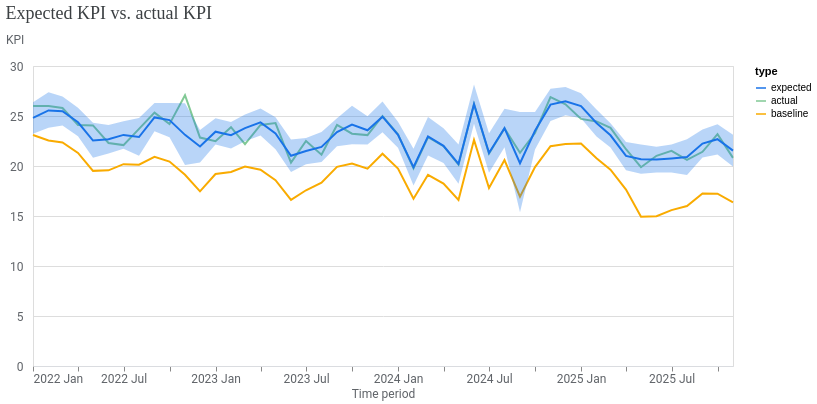
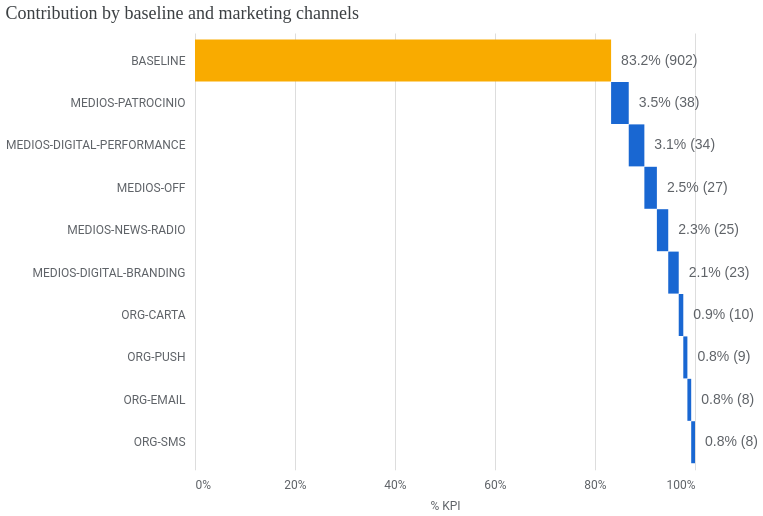
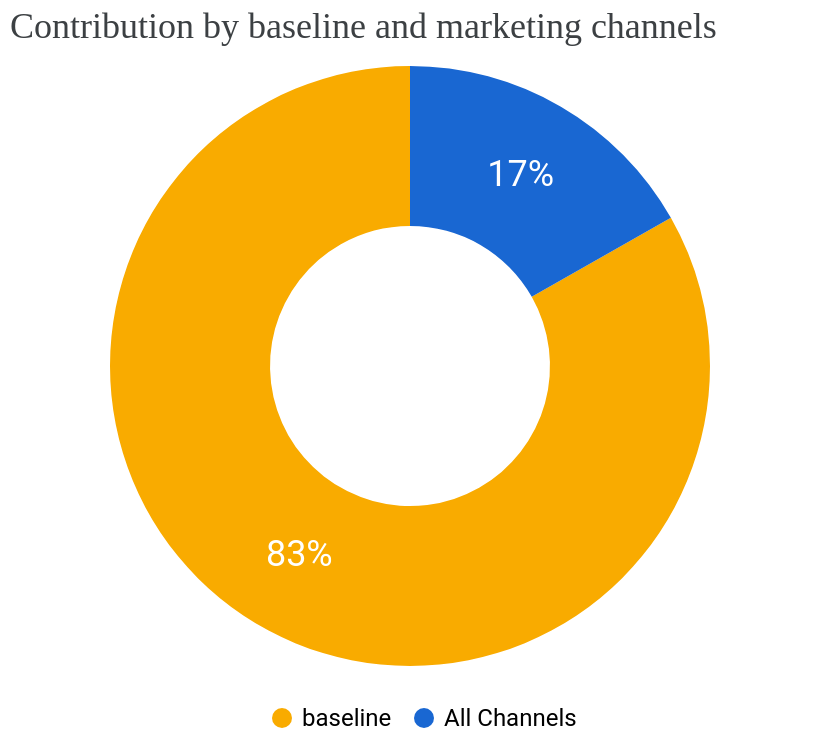
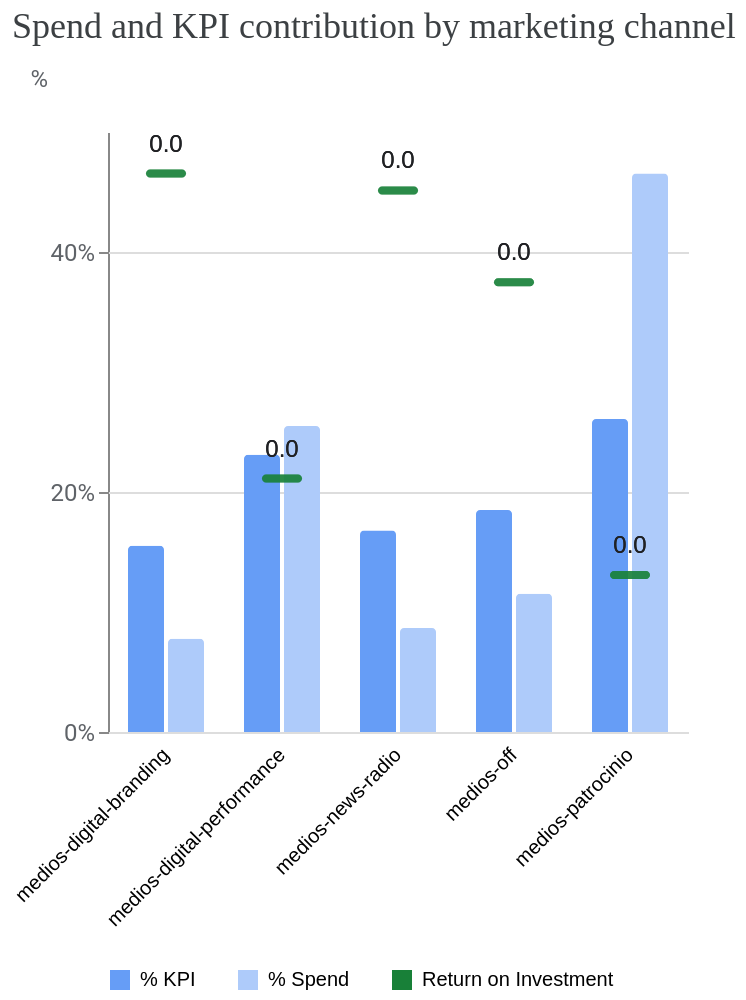

Notebook code for these charts, in order:
### Code cell
# ===========================
# AJUSTE DEL MODELO AL KPI
# ===========================

# Crear objeto para evaluar el ajuste del modelo en la muestra (in-sample).
model_fit = visualizer.ModelFit(mmm)

# 📈 Gráfico del KPI observado vs el KPI estimado por el modelo (por semana).
# Ideal para mostrar qué tan bien se ajusta el modelo a los datos reales.
fig = model_fit.plot_model_fit()
fig.show()

# ============================
# ANÁLISIS DE MEDIOS PAGADOS
# ============================

# Crear resumen de medios
media_summary = visualizer.MediaSummary(mmm)

# 💧 Waterfall chart: contribución de cada canal
fig_waterfall = media_summary.plot_contribution_waterfall_chart()
fig_waterfall.show()

# 🥧 Pie chart: proporción de contribución por canal
fig_pie = media_summary.plot_contribution_pie_chart()
fig_pie.show()

# 💸 Spend vs Contribución real
fig_spend_vs_contribution = media_summary.plot_spend_vs_contribution()
fig_spend_vs_contribution.show()

# 📊 ROI por canal
fig_roi_bar = media_summary.plot_roi_bar_chart()
fig_roi_bar.show()

# 🔁 ROI vs Efectividad
fig_roi_vs_effectiveness = media_summary.plot_roi_vs_effectiveness()
fig_roi_vs_effectiveness.show()

# 📈 ROI vs mROI
fig_roi_vs_mroi = media_summary.plot_roi_vs_mroi()
fig_roi_vs_mroi.show()

### Figure 1 — Vega-Lite specification as saved in the notebook (floating-point values rounded to 4 significant figures; data arrays with more than 128 entries replaced by an {"elided": "..."} marker saying what was removed)
{"config": {"view": {"continuousWidth": 300, "continuousHeight": 300}, "axis": {"labelColor": "#5F6368", "labelFont": "Roboto", "labelFontSize": 12, "titleColor": "#5F6368", "titleFont": "Roboto", "titleFontSize": 12, "titleFontWeight": "normal"}}, "layer": [{"mark": {"type": "line"}, "encoding": {"color": {"field": "type", "scale": {"domain": ["expected", "actual", "baseline"], "range": ["#1A73E8", "#81C995", "#F9AB00"]}, "type": "nominal"}, "x": {"axis": {"domainColor": "#DADCE0", "format": "%Y %b", "grid": false, "tickCount": 8}, "field": "time", "title": "Time period", "type": "temporal"}, "y": {"axis": {"domain": false, "labelExpr": "replace(format(datum.value, '.3~s'), 'G', 'B')", "labelPadding": 10, "tickCount": 5, "ticks": false, "titleAlign": "left", "titleAngle": 0, "titleY": -20}, "field": "mean", "title": "KPI", "type": "quantitative"}}}, {"mark": {"type": "area", "opacity": 0.3}, "encoding": {"color": {"field": "type", "legend": null, "scale": {"domain": ["expected"], "range": ["#1A73E8"]}, "type": "nominal"}, "x": {"field": "time", "type": "temporal"}, "y": {"field": "ci_hi", "type": "quantitative"}, "y2": {"field": "ci_lo"}}}], "data": {"name": "data-f40a121ab13193a5d70caee6602ced05"}, "resolve": {"scale": {"color": "independent"}}, "title": {"text": "Expected KPI vs. actual KPI", "anchor": "start", "color": "#3C4043", "font": "Google Sans Display", "fontSize": 18, "fontWeight": "normal", "offset": 10}, "width": 700, "$schema": "https://vega.github.io/schema/vega-lite/v6.1.0.json", "datasets": {"data-f40a121ab13193a5d70caee6602ced05": {"elided": "141 records"}}}

### Figure 2 — Vega-Lite specification as saved in the notebook (floating-point values rounded to 4 significant figures)
{"config": {"view": {"continuousWidth": 300, "continuousHeight": 300, "strokeOpacity": 0}, "axis": {"labelColor": "#5F6368", "labelFont": "Roboto", "labelFontSize": 12, "titleColor": "#5F6368", "titleFont": "Roboto", "titleFontSize": 12, "titleFontWeight": "normal", "titlePadding": 10}}, "layer": [{"mark": {"type": "bar", "size": 42}, "encoding": {"color": {"condition": {"test": "(datum.channel === 'BASELINE')", "value": "#F9AB00"}, "value": "#1967D2"}, "x": {"axis": {"domain": false, "format": "%", "labelPadding": 10, "tickCount": 5, "ticks": false}, "field": "prev_sum", "title": "% KPI", "type": "quantitative"}, "x2": {"field": "sum_outcome"}, "y": {"axis": {"domain": false, "labelLimit": 0, "labelPadding": 10, "ticks": false}, "field": "channel", "scale": {"paddingOuter": 0.2}, "sort": null, "title": null, "type": "nominal"}}, "transform": [{"window": [{"op": "sum", "field": "pct_of_contribution", "as": "sum_outcome"}, {"op": "lead", "field": "channel", "as": "kwargs"}]}, {"calculate": "datum.sum_outcome - datum.pct_of_contribution", "as": "prev_sum"}, {"calculate": "datum.incremental_outcome < 0 ? datum.prev_sum : datum.sum_outcome", "as": "text_x"}]}, {"mark": {"type": "text", "align": "left", "color": "#5F6368", "dx": 10, "fontSize": 14}, "encoding": {"text": {"field": "outcome_text", "type": "nominal"}, "x": {"field": "text_x", "type": "quantitative"}, "y": {"axis": {"domain": false, "labelLimit": 0, "labelPadding": 10, "ticks": false}, "field": "channel", "scale": {"paddingOuter": 0.2}, "sort": null, "title": null, "type": "nominal"}}, "transform": [{"window": [{"op": "sum", "field": "pct_of_contribution", "as": "sum_outcome"}, {"op": "lead", "field": "channel", "as": "kwargs"}]}, {"calculate": "datum.sum_outcome - datum.pct_of_contribution", "as": "prev_sum"}, {"calculate": "datum.incremental_outcome < 0 ? datum.prev_sum : datum.sum_outcome", "as": "text_x"}]}], "data": {"name": "data-78e8bc8fd93d9d04c9f5d4bad1e0d441"}, "height": 436.8, "title": {"text": "Contribution by baseline and marketing channels", "anchor": "start", "color": "#3C4043", "font": "Google Sans Display", "fontSize": 18, "fontWeight": "normal", "offset": 10}, "width": 500, "$schema": "https://vega.github.io/schema/vega-lite/v6.1.0.json", "datasets": {"data-78e8bc8fd93d9d04c9f5d4bad1e0d441": [{"channel": "BASELINE", "incremental_outcome": 902.1, "pct_of_contribution": 0.8322, "outcome_text": "83.2% (902)"}, {"channel": "MEDIOS-PATROCINIO", "incremental_outcome": 38.25, "pct_of_contribution": 0.03529, "outcome_text": "3.5% (38)"}, {"channel": "MEDIOS-DIGITAL-PERFORMANCE", "incremental_outcome": 33.88, "pct_of_contribution": 0.03125, "outcome_text": "3.1% (34)"}, {"channel": "MEDIOS-OFF", "incremental_outcome": 27.13, "pct_of_contribution": 0.02503, "outcome_text": "2.5% (27)"}, {"channel": "MEDIOS-NEWS-RADIO", "incremental_outcome": 24.61, "pct_of_contribution": 0.0227, "outcome_text": "2.3% (25)"}, {"channel": "MEDIOS-DIGITAL-BRANDING", "incremental_outcome": 22.75, "pct_of_contribution": 0.02099, "outcome_text": "2.1% (23)"}, {"channel": "ORG-CARTA", "incremental_outcome": 9.901, "pct_of_contribution": 0.009134, "outcome_text": "0.9% (10)"}, {"channel": "ORG-PUSH", "incremental_outcome": 8.88, "pct_of_contribution": 0.008191, "outcome_text": "0.8% (9)"}, {"channel": "ORG-EMAIL", "incremental_outcome": 8.268, "pct_of_contribution": 0.007627, "outcome_text": "0.8% (8)"}, {"channel": "ORG-SMS", "incremental_outcome": 8.233, "pct_of_contribution": 0.007594, "outcome_text": "0.8% (8)"}]}}

### Figure 3 — Vega-Lite specification as saved in the notebook (floating-point values rounded to 4 significant figures)
{"config": {"view": {"continuousWidth": 300, "continuousHeight": 300, "stroke": null}}, "layer": [{"mark": {"type": "arc", "innerRadius": 70, "outerRadius": 150}, "encoding": {"color": {"field": "channel", "legend": {"direction": "horizontal", "labelFont": "Roboto", "labelFontSize": 12, "legendX": 130, "legendY": 320, "orient": "none", "title": null}, "scale": {"domain": ["baseline", "All Channels"], "range": ["#F9AB00", "#1967D2"]}, "type": "nominal"}, "theta": {"field": "pct_of_contribution", "stack": true, "type": "quantitative"}}}, {"mark": {"type": "text", "fill": "white", "font": "Roboto", "radius": 110, "size": 18}, "encoding": {"color": {"field": "channel", "legend": {"direction": "horizontal", "labelFont": "Roboto", "labelFontSize": 12, "legendX": 130, "legendY": 320, "orient": "none", "title": null}, "scale": {"domain": ["baseline", "All Channels"], "range": ["#F9AB00", "#1967D2"]}, "type": "nominal"}, "text": {"field": "pct_of_contribution", "format": ".0%", "type": "quantitative"}, "theta": {"field": "pct_of_contribution", "stack": true, "type": "quantitative"}}}], "data": {"name": "data-18de37dcf4efd3a350b470c00ab3dc88"}, "title": {"text": "Contribution by baseline and marketing channels", "anchor": "start", "color": "#3C4043", "font": "Google Sans Display", "fontSize": 18, "fontWeight": "normal", "offset": 10}, "width": 400, "$schema": "https://vega.github.io/schema/vega-lite/v6.1.0.json", "datasets": {"data-18de37dcf4efd3a350b470c00ab3dc88": [{"channel": "baseline", "incremental_outcome": 902.1, "pct_of_contribution": 0.8322}, {"channel": "All Channels", "incremental_outcome": 181.9, "pct_of_contribution": 0.1678}]}}

### Figure 4 — Vega-Lite specification as saved in the notebook (floating-point values rounded to 4 significant figures)
{"config": {"view": {"continuousWidth": 300, "continuousHeight": 300, "strokeOpacity": 0}, "axis": {"labelColor": "#5F6368", "labelFont": "Roboto", "labelFontSize": 12, "titleColor": "#5F6368", "titleFont": "Roboto", "titleFontSize": 12, "titleFontWeight": "normal", "titlePadding": 10}, "header": {"labelAlign": "right", "labelAngle": -45, "labelBaseline": "middle", "labelOrient": "bottom", "title": null}}, "data": {"name": "data-740703a03617bfffc2251a93a8c4946a"}, "facet": {"column": {"field": "channel", "type": "nominal"}}, "spec": {"layer": [{"mark": {"type": "bar", "cornerRadiusEnd": 2, "tooltip": true}, "encoding": {"color": {"field": "label", "legend": {"columnPadding": 20, "orient": "bottom", "rowPadding": 10, "title": null}, "scale": {"domain": ["% KPI", "% Spend", "Return on Investment"], "range": ["#669DF6", "#AECBFA", "#188038"]}, "type": "nominal"}, "tooltip": [{"field": "pct", "format": ".1%", "type": "quantitative"}], "x": {"axis": {"labels": false, "ticks": false, "title": null}, "field": "label", "scale": {"paddingOuter": 0.5}, "type": "nominal"}, "y": {"axis": {"format": "%", "tickCount": 2, "titleAlign": "left", "titleAngle": 0, "titleY": -20}, "field": "pct", "type": "quantitative"}}}, {"mark": {"type": "tick", "color": "#188038", "cornerRadius": 2, "size": 20, "thickness": 4, "tooltip": true}, "encoding": {"tooltip": [{"field": "roi", "format": ".2f", "type": "quantitative"}], "y": {"field": "roi_scaled", "title": "%", "type": "quantitative"}}}, {"mark": {"type": "text", "color": "#202124", "dy": -15, "fontSize": 12}, "encoding": {"text": {"field": "roi", "format": ".1f", "type": "quantitative"}, "y": {"field": "roi_scaled", "type": "quantitative"}}}]}, "spacing": -1, "title": {"text": "Spend and KPI contribution by marketing channel", "anchor": "start", "color": "#3C4043", "font": "Google Sans Display", "fontSize": 18, "fontWeight": "normal", "offset": 10}, "$schema": "https://vega.github.io/schema/vega-lite/v6.1.0.json", "datasets": {"data-740703a03617bfffc2251a93a8c4946a": [{"channel": "medios-digital-performance", "pct": 0.2311, "label": "% KPI", "roi": 0.009217, "roi_scaled": 0.2112}, {"channel": "medios-digital-branding", "pct": 0.1552, "label": "% KPI", "roi": 0.02031, "roi_scaled": 0.4653}, {"channel": "medios-off", "pct": 0.1851, "label": "% KPI", "roi": 0.01636, "roi_scaled": 0.3749}, {"channel": "medios-patrocinio", "pct": 0.2609, "label": "% KPI", "roi": 0.005705, "roi_scaled": 0.1307}, {"channel": "medios-news-radio", "pct": 0.1678, "label": "% KPI", "roi": 0.01969, "roi_scaled": 0.4513}, {"channel": "medios-digital-performance", "pct": 0.2551, "label": "% Spend", "roi": 0.009217, "roi_scaled": 0.2112}, {"channel": "medios-digital-branding", "pct": 0.07776, "label": "% Spend", "roi": 0.02031, "roi_scaled": 0.4653}, {"channel": "medios-off", "pct": 0.1151, "label": "% Spend", "roi": 0.01636, "roi_scaled": 0.3749}, {"channel": "medios-patrocinio", "pct": 0.4653, "label": "% Spend", "roi": 0.005705, "roi_scaled": 0.1307}, {"channel": "medios-news-radio", "pct": 0.08672, "label": "% Spend", "roi": 0.01969, "roi_scaled": 0.4513}]}}
